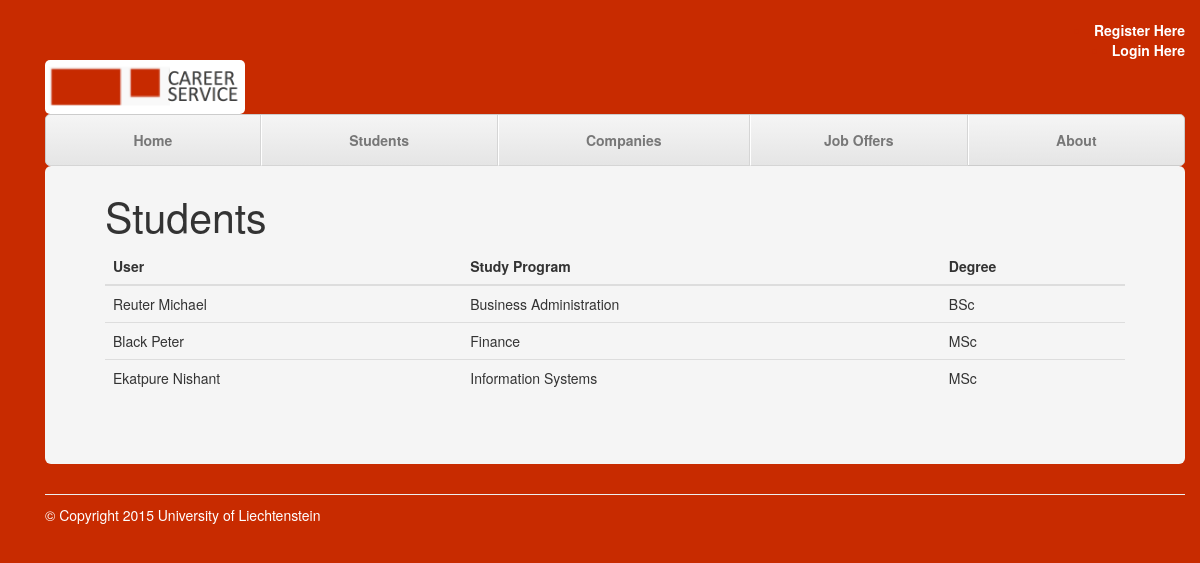
Page /career/students/ on the committed database.
### career/models.py (models this page shows, shortened)
class UserProfile(models.Model):
    user = models.OneToOneField(User, primary_key=True)
    email = models.EmailField(max_length=70, null= True, unique= True, blank=True)
    picture = models.ImageField(upload_to='profile_images', blank=True)
    phone_number = models.CharField(max_length=12, blank=True, default=0000000, null=True)
    USER_CHOICES = (
    (u's', u'Student'),
    (u'c', u'Company'),
    )
    user_type = models.CharField(max_length=1, choices=USER_CHOICES, null=True)
    student_surname = models.CharField(max_length=15, blank=True, null=True)
    student_name = models.CharField(max_length=15, blank=True, null=True)
    student_dateOfBirth = models.DateField(null=True, blank=True)
    STUDY_CHOICES = (
    (u'B', u'Business Administration'),
    (u'A', u'Architecture'),
    (u'E', u'Entrepreneurship'),
    (u'F', u'Finance'),
    (u'I', u'Information Systems'),
    )
    student_studyProgram = models.CharField(max_length=1, choices=STUDY_CHOICES, null=True, blank=True)
    DEGREE_CHOICES = (
    (u'B', u'BSc'),
    (u'M', u'MSc'),
    )
    student_degree= models.CharField(max_length=1, choices=DEGREE_CHOICES, null=True, blank=True)
    company_name = models.CharField(max_length=15, blank=True, null=True)
    business_sector = models.CharField(max_length=15, blank=True, null=True)
    contact_person = models.CharField(max_length=15, blank=True, null=True)
    link_to_website = models.URLField(blank=True, null=True)
    last_visited_jo = models.IntegerField(null=True, blank=True)

### career/views.py (the view)
def students(request):
    context_dict = {}
    student_list = UserProfile.objects.all().filter(user_type='s')
    study_dict = {
        'B': 'Business Administration',
        'A': 'Architecture',
        'E': 'Entrepreneurship',
        'F': 'Finance',
        'I': 'Information Systems',
    }
    degree_dict = {
        'B': 'BSc',
        'M': 'MSc',
    }
    for student in student_list:
        student.student_studyProgram = study_dict[student.student_studyProgram]
        student.student_degree = degree_dict[student.student_degree]
    context_dict["students"] = student_list
    response = render(request, 'career/students.html', context_dict)
    return response

### templates/career/students.html (shortened to what this page needs)
{% extends 'career/base.html' %}
{% load staticfiles %}
{% block body_block %}
    <h1>Students</h1>
    <table class="table table-hover">
    <thead>
      <tr>
        <th>User</th>
        <th>Study Program</th>
        <th>Degree</th>
      </tr>
    </thead>
    <tbody>
    {% for student in students %}
      <tr>
        <td>{{ student.student_name }} {{ student.student_surname }}</td>
        <td>{{ student.student_studyProgram }}</td>
        <td>{{ student.student_degree }}</td>
      </tr>
    {% endfor %}
    </tbody>
  </table>
{% endblock %}

### templates/career/base.html (shortened to what this page needs)
<!DOCTYPE html>
{% load staticfiles %}
<html lang="en">
  <head>
    <link href="/static/css/bootstrap.min.css" rel="stylesheet">
    <link href="/static/css/justified-nav.css" rel="stylesheet">
  </head>
  <body style="
        margin-left: 30px;
        margin-right: 30px;
        ">
    <div class="container">
        {% if user.is_authenticated %}
            <li style="
                /* color: rgb(255, 255, 255); */
                color: #c82b00;
                text-align: -webkit-right;
            "><a href="{% url 'auth_logout' %}?next=/career/" class="white">Logout</a></li>
            <li style="
                /* color: rgb(255, 255, 255); */
                color: #c82b00;
                text-align: -webkit-right;
            "><a href="{% url 'auth_password_change' %}" class="white">Change password</a></li>
            <li style="
                /* color: rgb(255, 255, 255); */
                color: #c82b00;
                text-align: -webkit-right;
            "><a href="{% url 'change_user_info' %}" class="white">Change Profile Information</a></li>
        {% else %}
            <li style="
                /* color: rgb(255, 255, 255); */
                color: #c82b00;
                text-align: -webkit-right;
            ">
                <a href="{% url 'registration_register' %}" class="white">Register Here</a></li>
            <li style="
                /* color: rgb(255, 255, 255); */
                color: #c82b00;
                text-align: -webkit-right;
            ">
                <a href="{% url 'auth_login' %}" class="white">Login Here</a></li>
        {% endif %}
      <div class="masthead">
          <img src="/media/logo.png" alt="Career Service-uni.li" height="54" width="200" style="border-radius: 5px">
        <nav>
          <ul class="nav nav-justified">
            <li><a href={% url 'index' %}>Home</a></li>
            <li><a href={% url 'students' %}>Students</a></li>
            <li><a href={% url 'companies' %}>Companies</a></li>
            <li><a href={% url 'joboffers' %}>Job Offers</a></li>
            <li><a href={% url 'about' %}>About</a></li>
          </ul>
        </nav>
      </div>
      <div class="jumbotron">
       {% block body_block %}
       {% endblock %}
      </div>
      <footer class="footer" style="color: white;">
        <p>&copy; Copyright 2015 University of Liechtenstein</p>
      </footer>
    </div>
  </body>
</html>

### static/css/justified-nav.css (style rules this page uses)
body { padding-top: 20px; }
.footer { padding-top: 10px; padding-bottom: 0px; margin-top: 20px; border-top: 1px solid #eee; }
a { text-decoration: none; }
.jumbotron { text-align: justify; background-color: whitesmoke; }
.nav-justified { background-color: #eee; border: 1px solid #ccc; border-radius: 5px; }
.nav-justified > li > a { padding-top: 15px; padding-bottom: 15px; margin-bottom: 0; font-weight: bold; color: #777; text-align: center; background-color: #e5e5e5; background-image: -webkit-gradient(linear, left top, left bottom, from(#f5f5f5), to(#e5e5e5)); background-image: -webkit-linear-gradient(top, #f5f5f5 0%, #e5e5e5 100%); background-image: -o-linear-gradient(top, #f5f5f5 0%, #e5e5e5 100%); background-image: -webkit-gradient(linear, left top, left bottom, from(#f5f5f5), color-stop(0%, #f5f5f5), to(#e5e5e5)); background-image: linear-gradient(top, #f5f5f5 0%, #e5e5e5 100%); filter: progid:DXImageTransform.Microsoft.gradient( startColorstr='#f5f5f5', endColorstr='#e5e5e5',GradientType=0 ); background-repeat: repeat-x; border-bottom: 1px solid #d5d5d5; }
.nav-justified > li:first-child > a { border-radius: 5px 5px 0 0; }
.nav-justified > li:last-child > a { border-bottom: 0; border-radius: 0 0 5px 5px; }
@media (min-width: 768px) { .nav-justified { max-height: 52px; } }
@media (min-width: 768px) { .nav-justified > li > a { border-right: 1px solid #d5d5d5; border-left: 1px solid #fff; } }
@media (min-width: 768px) { .nav-justified > li:first-child > a { border-left: 0; border-radius: 5px 0 0 5px; } }
@media (min-width: 768px) { .nav-justified > li:last-child > a { border-right: 0; border-radius: 0 5px 5px 0; } }
@media screen and (min-width: 768px) { .masthead, .marketing, .footer { padding-right: 0; padding-left: 0; } }

### rows in the picture
UserProfile: student_name "Reuter", student_surname "Michael", student_studyProgram "Business Administration", student_degree "BSc"
UserProfile: student_name "Black", student_surname "Peter", student_studyProgram "Finance", student_degree "MSc"
UserProfile: student_name "Ekatpure", student_surname "Nishant", student_studyProgram "Information Systems", student_degree "MSc"
